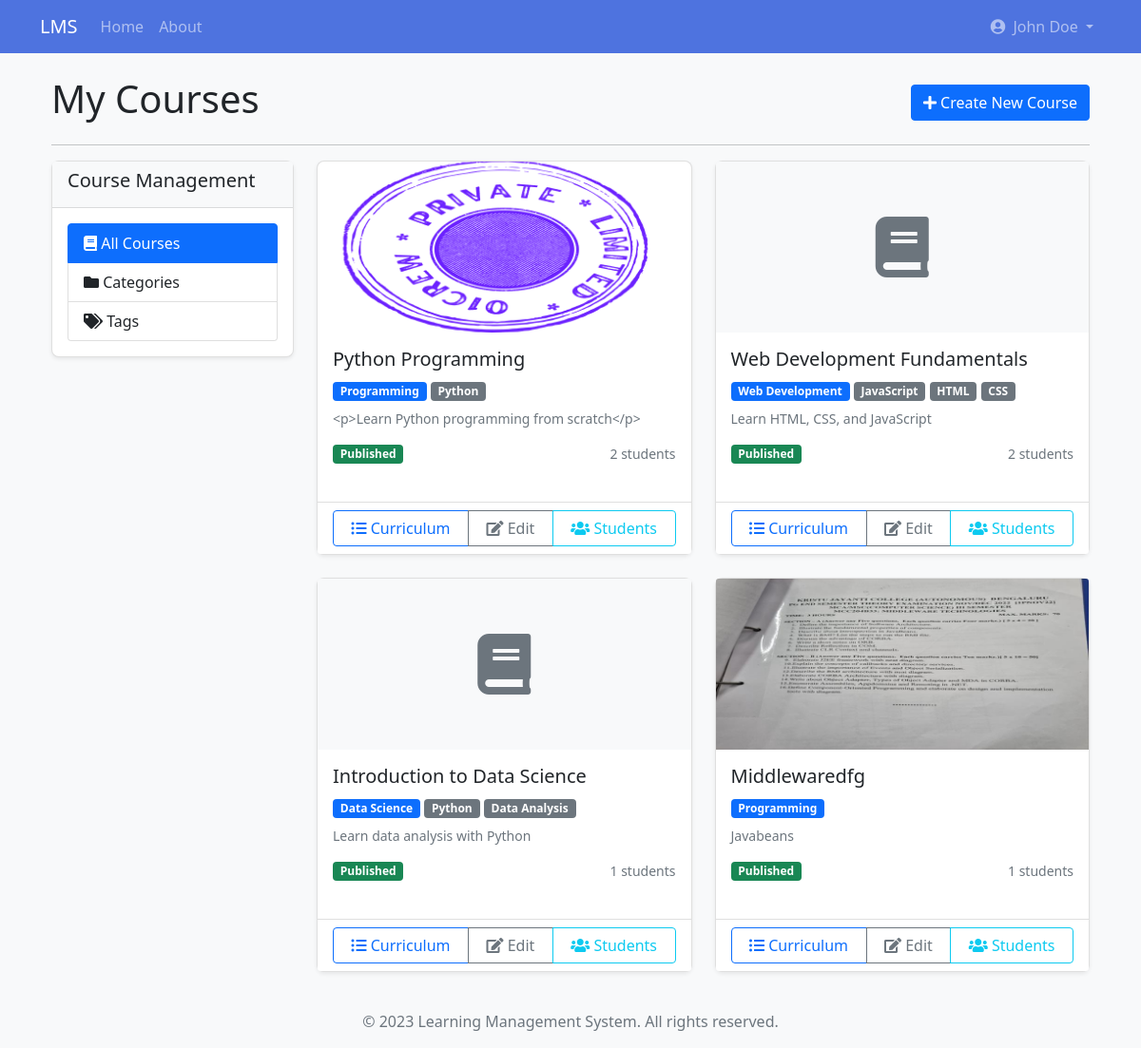
The page /instructor/courses (signed in) on the database its author committed.
### app/models/user.py (models this page shows, shortened)
class User(db.Model, UserMixin):
    id = db.Column(db.Integer, primary_key=True)
    username = db.Column(db.String(50), unique=True, nullable=False)
    email = db.Column(db.String(120), unique=True, nullable=False)
    password = db.Column(db.String(60), nullable=False)
    first_name = db.Column(db.String(50), nullable=False)
    last_name = db.Column(db.String(50), nullable=False)
    role = db.Column(db.String(20), nullable=False)
    created_at = db.Column(db.DateTime, default=datetime.utcnow)
    last_login = db.Column(db.DateTime, nullable=True)
    is_active = db.Column(db.Boolean, default=True)
    is_email_verified = db.Column(db.Boolean, default=False)
    profile = db.relationship(
        'UserProfile', backref='user', uselist=False, cascade='all, delete-orphan')
    courses_teaching = db.relationship(
        'Course', backref='instructor', lazy=True)
    enrollments = db.relationship('Enrollment', backref='student', lazy=True)
    parent_of = db.relationship('ParentStudent',
                                foreign_keys='ParentStudent.parent_id',
                                backref='parent', lazy=True)

class Course(db.Model):
    id = db.Column(db.Integer, primary_key=True)
    title = db.Column(db.String(100), nullable=False)
    description = db.Column(db.Text, nullable=True)
    instructor_id = db.Column(
        db.Integer, db.ForeignKey('user.id'), nullable=False)
    created_at = db.Column(db.DateTime, default=datetime.utcnow)
    category_id = db.Column(db.Integer, db.ForeignKey(
        'course_category.id'), nullable=True)
    thumbnail = db.Column(db.String(255), nullable=True)
    is_published = db.Column(db.Boolean, default=False)
    is_featured = db.Column(db.Boolean, default=False)
    enable_drip = db.Column(db.Boolean, default=False)
    drip_interval_days = db.Column(
        db.Integer, default=0)  # 0 means no interval
    enrollments = db.relationship('Enrollment', backref='course', lazy=True)
    modules = db.relationship(
        'Module', backref='course', lazy=True, order_by='Module.order')
    prerequisites = db.relationship(
        'Course', secondary=course_prerequisites,
        primaryjoin=(course_prerequisites.c.course_id == id),
        secondaryjoin=(course_prerequisites.c.prerequisite_id == id),
        backref=db.backref('required_for', lazy='dynamic'),
        lazy='dynamic'
    )

class CourseCategory(db.Model):
    id = db.Column(db.Integer, primary_key=True)
    name = db.Column(db.String(50), nullable=False, unique=True)
    description = db.Column(db.Text, nullable=True)
    courses = db.relationship('Course', backref='category', lazy=True)

class CourseTag(db.Model):
    id = db.Column(db.Integer, primary_key=True)
    name = db.Column(db.String(30), nullable=False, unique=True)
    courses = db.relationship(
        'Course', secondary='course_tags', backref=db.backref('tags', lazy='dynamic'))

### app/routes/instructor.py (the view)
@instructor.route('/courses')
@login_required
@instructor_required
def courses():
    courses = Course.query.filter_by(instructor_id=current_user.id).all()
    return render_template('instructor/courses.html', courses=courses)

### app/models/user.py (called while the page is built)
@login_manager.user_loader
def load_user(user_id):
    return User.query.get(int(user_id))

### app/routes/instructor.py (called while the page is built)
def instructor_required(f):
    @wraps(f)
    def decorated_function(*args, **kwargs):
        if not current_user.is_authenticated or current_user.role != UserRole.INSTRUCTOR:
            flash('You do not have permission to access this page.', 'danger')
            return redirect(url_for('main.index'))
        return f(*args, **kwargs)
    return decorated_function

### app/templates/instructor/courses.html (shortened to what this page needs)
{% extends "base.html" %}
{% block content %}
<div class="container mt-4">
    <div class="d-flex justify-content-between align-items-center mb-3">
        <h1>My Courses</h1>
        <a href="{{ url_for('instructor.create_course') }}" class="btn btn-primary">
            <i class="fas fa-plus"></i> Create New Course
        </a>
    </div>
    <hr>
    <div class="row">
        <div class="col-md-3 mb-4">
            <div class="card">
                <div class="card-header bg-light">
                    <h5>Course Management</h5>
                </div>
                <div class="card-body">
                    <div class="list-group">
                        <a href="{{ url_for('instructor.courses') }}" class="list-group-item list-group-item-action active">
                            <i class="fas fa-book"></i> All Courses
                        </a>
                        <a href="{{ url_for('instructor.categories') }}" class="list-group-item list-group-item-action">
                            <i class="fas fa-folder"></i> Categories
                        </a>
                        <a href="{{ url_for('instructor.tags') }}" class="list-group-item list-group-item-action">
                            <i class="fas fa-tags"></i> Tags
                        </a>
                    </div>
                </div>
            </div>
        </div>
        <div class="col-md-9">
            {% if courses %}
                <div class="row">
                    {% for course in courses %}
                        <div class="col-md-6 mb-4">
                            <div class="card h-100">
                                {% if course.thumbnail %}
                                    <img src="{{ url_for('static', filename='uploads/' + course.thumbnail) }}" class="card-img-top" alt="{{ course.title }}" style="height: 180px; object-fit: cover;">
                                {% else %}
                                    <div class="card-img-top bg-light d-flex align-items-center justify-content-center" style="height: 180px;">
                                        <i class="fas fa-book fa-4x text-muted"></i>
                                    </div>
                                {% endif %}
                                <div class="card-body">
                                    <h5 class="card-title">{{ course.title }}</h5>
                                    <div class="mb-2">
                                        {% if course.category %}
                                            <span class="badge bg-primary">{{ course.category.name }}</span>
                                        {% endif %}
                                        {% for tag in course.tags %}
                                            <span class="badge bg-secondary">{{ tag.name }}</span>
                                        {% endfor %}
                                    </div>
                                    <p class="card-text text-muted small">
                                        {% if course.description %}
                                            {{ course.description|truncate(100) }}
                                        {% else %}
                                            No description provided.
                                        {% endif %}
                                    </p>
                                    <div class="d-flex justify-content-between align-items-center">
                                        <span class="badge {% if course.is_published %}bg-success{% else %}bg-warning text-dark{% endif %}">
                                            {% if course.is_published %}Published{% else %}Draft{% endif %}
                                        </span>
                                        <small class="text-muted">{{ course.enrollments|length }} students</small>
                                    </div>
                                </div>
                                <div class="card-footer bg-white">
                                    <div class="btn-group w-100" role="group">
                                        <a href="{{ url_for('instructor.course_curriculum', course_id=course.id) }}" class="btn btn-outline-primary">
                                            <i class="fas fa-list-ul"></i> Curriculum
                                        </a>
                                        <a href="{{ url_for('instructor.edit_course', course_id=course.id) }}" class="btn btn-outline-secondary">
                                            <i class="fas fa-edit"></i> Edit
                                        </a>
                                        <a href="{{ url_for('instructor.course_details', course_id=course.id) }}" class="btn btn-outline-info">
                                            <i class="fas fa-users"></i> Students
                                        </a>
                                    </div>
                                </div>
                            </div>
                        </div>
                    {% endfor %}
                </div>
            {% endif %}
        </div>
    </div>
</div>
{% endblock %}

### app/templates/base.html (shortened to what this page needs)
<!DOCTYPE html>
<html lang="en">
<head>
    <link href="https://cdn.jsdelivr.net/npm/bootstrap@5.1.0/dist/css/bootstrap.min.css" rel="stylesheet">
    <link rel="stylesheet" href="https://cdnjs.cloudflare.com/ajax/libs/font-awesome/5.15.4/css/all.min.css">
    <link rel="stylesheet" href="{{ url_for('static', filename='css/style.css') }}">
</head>
<body {% if current_user.is_authenticated %}
      data-user-role="{{ current_user.role }}"
      data-admin-dashboard-url="{{ url_for('admin.dashboard', _external=True) }}"
      data-instructor-dashboard-url="{{ url_for('instructor.dashboard', _external=True) }}"
      data-student-dashboard-url="{{ url_for('student.dashboard', _external=True) }}"
      data-parent-dashboard-url="{{ url_for('parent.dashboard', _external=True) }}"
      data-guest-dashboard-url="{{ url_for('guest.dashboard', _external=True) }}"
      {% endif %}>
    <nav class="navbar navbar-expand-lg navbar-dark bg-primary">
        <div class="container">
            <a class="navbar-brand" href="{{ url_for('main.index') }}">LMS</a>
            <div class="collapse navbar-collapse" id="navbarNav">
                <ul class="navbar-nav me-auto">
                    <li class="nav-item">
                        <a class="nav-link" href="{{ url_for('main.index') }}">Home</a>
                    </li>
                    <li class="nav-item">
                        <a class="nav-link" href="{{ url_for('main.about') }}">About</a>
                    </li>
                </ul>
                <ul class="navbar-nav">
                    {% if current_user.is_authenticated %}
                        <li class="nav-item dropdown">
                            <a class="nav-link dropdown-toggle" href="#" id="navbarDropdown" role="button" data-bs-toggle="dropdown" aria-expanded="false">
                                {% if current_user.profile and current_user.profile.profile_picture %}
                                <img src="{{ url_for('static', filename='uploads/profile/' + current_user.profile.profile_picture) }}"
                                     class="rounded-circle me-1" alt="Profile" style="width: 24px; height: 24px; object-fit: cover;">
                                {% else %}
                                <i class="fas fa-user-circle me-1"></i>
                                {% endif %}
                                {{ current_user.first_name }} {{ current_user.last_name }}
                            </a>
                        </li>
                    {% endif %}
                </ul>
            </div>
        </div>
    </nav>
    <div class="container mt-4">
        {% block content %}{% endblock %}
    </div>
    <footer class="footer mt-auto py-3 bg-light">
        <div class="container text-center">
            <span class="text-muted">&copy; 2023 Learning Management System. All rights reserved.</span>
        </div>
    </footer>
</body>
</html>

### app/static/css/style.css (style rules this page uses)
body { font-family: 'Segoe UI', Tahoma, Geneva, Verdana, sans-serif; background-color: #f8f9fa; }
.card { border-radius: 0.5rem; box-shadow: 0 0.125rem 0.25rem rgba(0, 0, 0, 0.075); margin-bottom: 1.5rem; }
.card-header { border-top-left-radius: 0.5rem; border-top-right-radius: 0.5rem; }
.navbar-dark.bg-primary { background-color: #4e73df !important; }
.footer { position: relative; margin-top: 2rem; }
.badge { font-weight: 600; padding: 0.35em 0.65em; }

### rows shown on the page
User: first_name "John", last_name "Doe"
Course: thumbnail (picture), title "Python Programming", category.name "Programming", description "<p>Learn Python programming from scratch</p>", is_published "Published", enrollments|length "2"
CourseTag: name "Python"
Course: title "Web Development Fundamentals", category.name "Web Development", description "Learn HTML, CSS, and JavaScript", is_published "Published", enrollments|length "2"
CourseTag: name "JavaScript"
CourseTag: name "HTML"
CourseTag: name "CSS"
Course: title "Introduction to Data Science", category.name "Data Science", description "Learn data analysis with Python", is_published "Published", enrollments|length "1"
CourseTag: name "Data Analysis"
Course: thumbnail (picture), title "Middlewaredfg", category.name "Programming", description "Javabeans", is_published "Published", enrollments|length "1"
